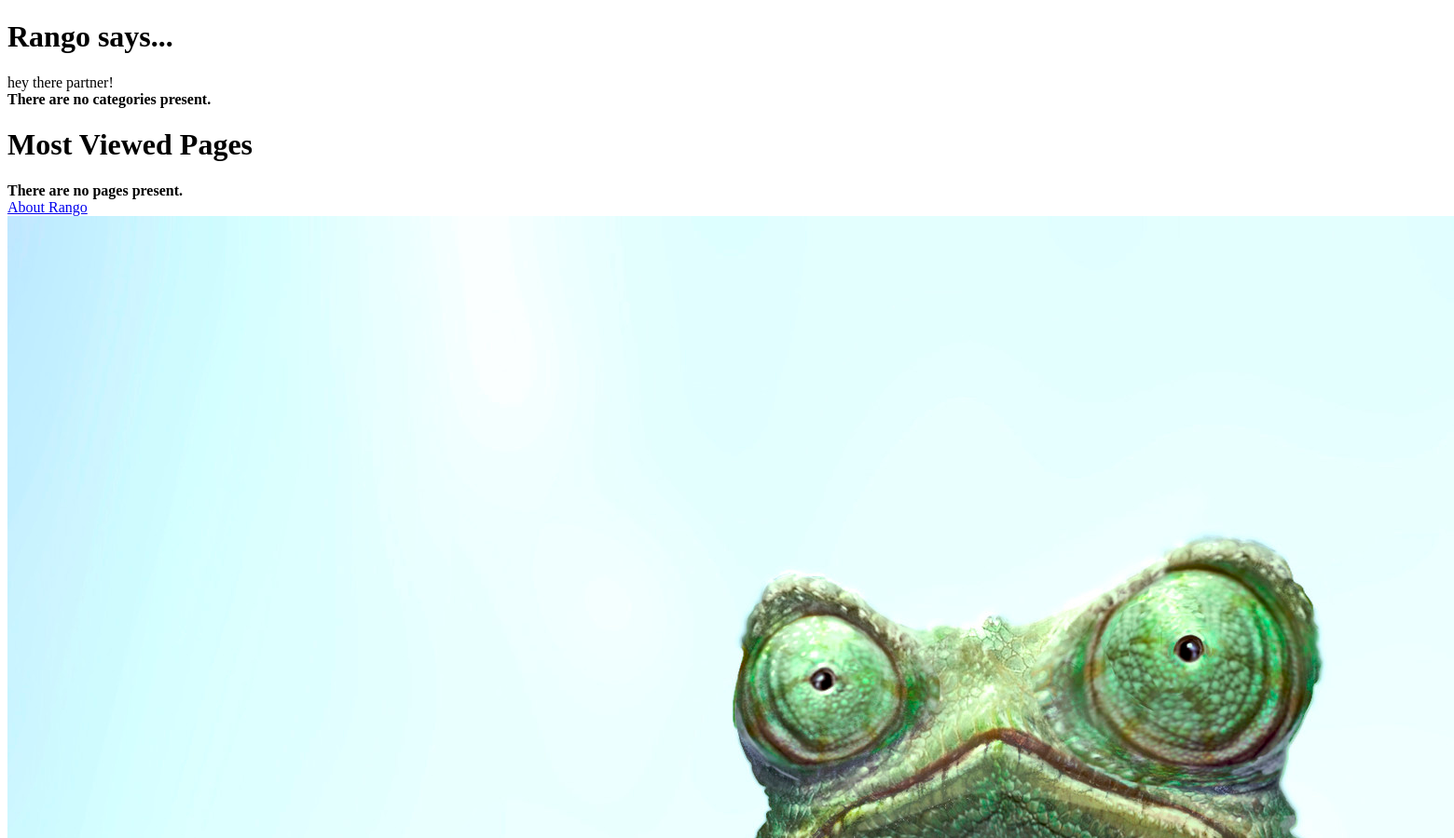
/ (upper part), run on an earlier commit of the app's database.
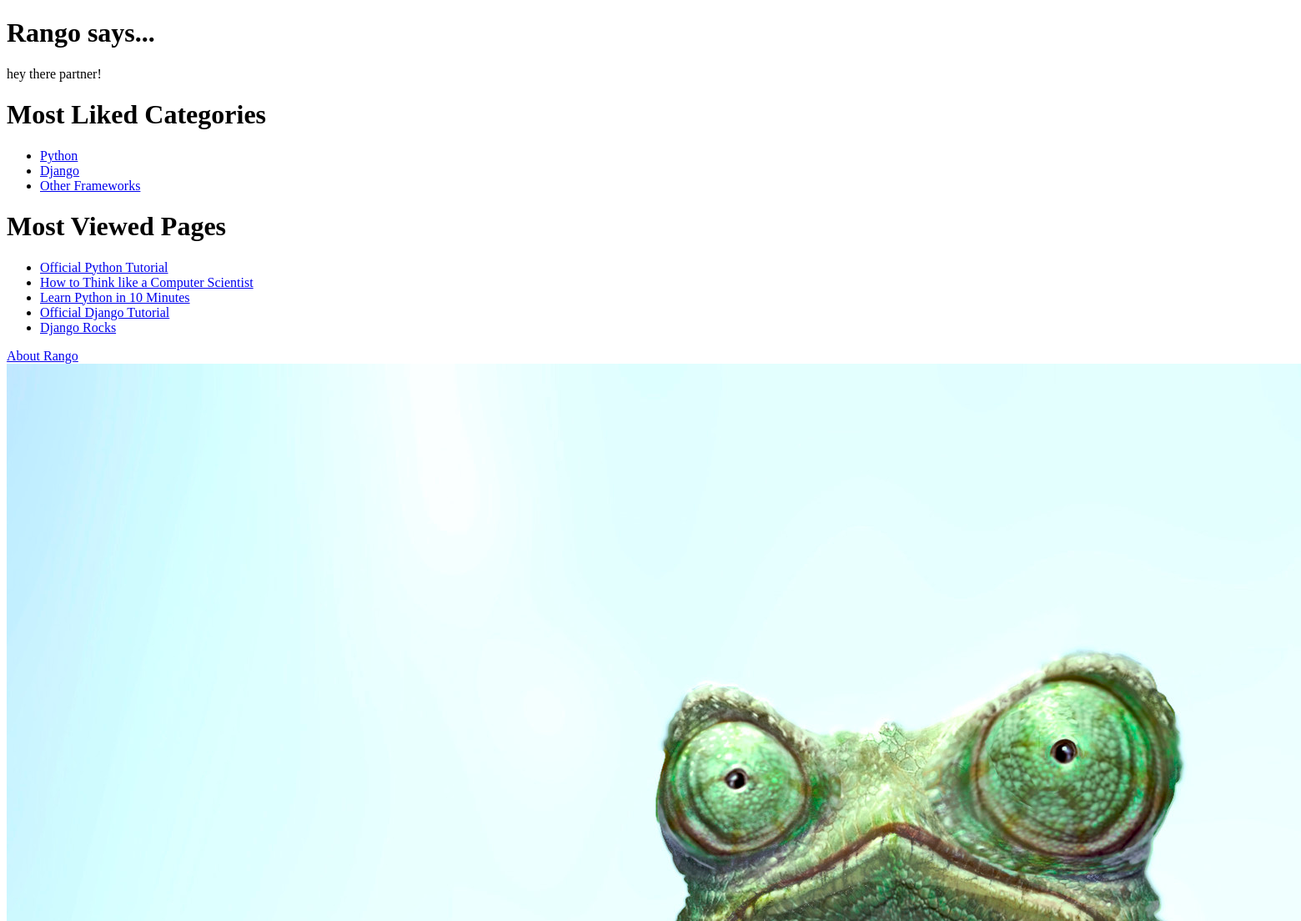
And on a later commit of the database.
### rango/models.py (models this page shows, shortened)
class Category(models.Model):
    name = models.CharField(max_length=128, unique=True)
    views = models.IntegerField(default=0)
    likes = models.IntegerField(default=0)
    slug = models.SlugField(unique=True)
    class Meta:
        verbose_name_plural = 'Categories'

class Page(models.Model):
    category = models.ForeignKey(Category)
    title = models.CharField(max_length=128)
    url = models.URLField()
    views = models.IntegerField(default=0)

### rango/views.py (the view)
# urls.py: url(r'^$', views.index, name='index'),
def index(request):
    category_list = Category.objects.order_by('-likes')[:5]
    pages_list = Page.objects.order_by('-views')[:5]
    context_dict = {'categories': category_list,
                    'pages': pages_list}
    return render(request, 'rango/index.html', context_dict)

### templates/rango/index.html (shortened to what this page needs)
<!DOCTYPE html>
{% load staticfiles %}
 <html>
 <head>
</head>
<body>
	<h1>Rango says...</h1>
	<div>hey there partner!</div>
	<div>
	{% if categories %}
	<h1>Most Liked Categories</h1>
	<ul>
		{% for category in categories %}
			<li>
			<a href="/rango/category/{{ category.slug }}">{{ category.name }}</a>
			</li>
		{% endfor %}
		</ul>
		{% else %}
			<strong>There are no categories present.</strong>
		{% endif %}
	</div>
	<div>
	<h1>Most Viewed Pages</h1>
	{% if pages %}
	<ul>
		{% for page in pages %}
			<li>
			<a href="{{ page.url }}">{{ page.title }}</a>
			</li>
		{% endfor %}
		</ul>
		{% else %}
			<strong>There are no pages present.</strong>
		{% endif %}
	</div>
	<div>
		<a href="/rango/about/">About Rango</a><br />
		<img src="{% static "images/rango.jpg" %}" alt="Picture of Rango" />
	</div>
</body>
</html>

What changed in the data, as far as the page shows it:
added Category: name "Python"
added Category: name "Django"
added Category: name "Other Frameworks"
added Page: title "Official Python Tutorial"
added Page: title "How to Think like a Computer Scientist"
added Page: title "Learn Python in 10 Minutes"
added Page: title "Official Django Tutorial"
added Page: title "Django Rocks"
Also different on the page:
text no longer shown: "There are no categories present. There are no pages present."
text now shown: "Most Liked Categories"
